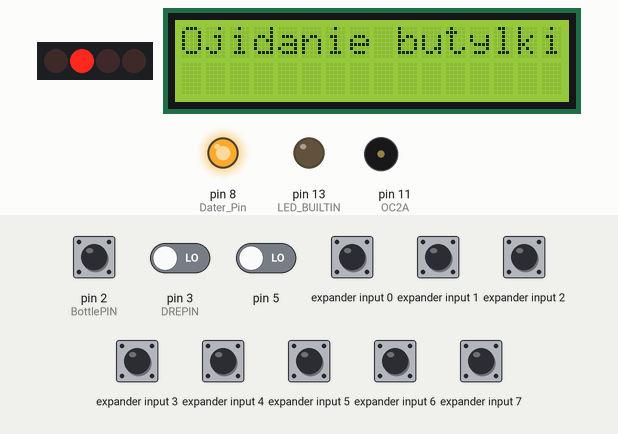
A sketch run on a simulated Arduino Nano, built with avr-gcc and run on an emulated ATmega328P. Parts: 4 port-expander outputs drawn as a row of LEDs (first output left, lit = HIGH), 16×2 character LCD, output pins drawn as LEDs (lit = HIGH), buzzer (waves = sounding). Wiring (inferred from the names in the program): PCF8574 port expander at I2C address 0x26. Wiring (inferred from the signals the program sends): row of LEDs: on Q4, Q5, Q6, Q7; 4×4 keypad with keys 1 2 3 A 4 5 6 B 7 8 9 C * 0 # D (labels assumed): rows Q4, Q5, Q6, Q7; columns Q0, Q1, Q2, Q3. Inputs (shaded band) come from the test bench; at power-on: expander input 0–7 HIGH, pin 2 (BottlePIN), pin 3 (DREPIN), pin 5 LOW. What the sketch prints to the serial monitor is not drawn.

Above: at 1.2 s.
1.3 s: expander input 0 pulled LOW for 0.15 s
4.4 s: pin 2 (BottlePIN) pulled HIGH for 0.15 s
7.5 s: pin 2 (BottlePIN) pulled HIGH for 1 s
11.5 s: pin 2 (BottlePIN) pulled HIGH for 0.15 s
At 12.2 s:
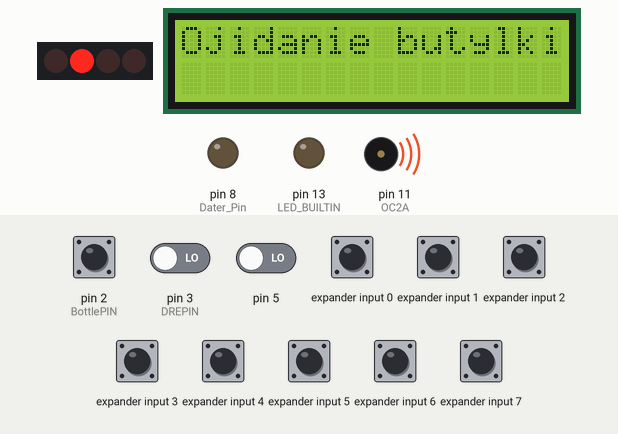
Timing chart, 0 to 14.5 s (numbered marks = the images above; inputs shaded):
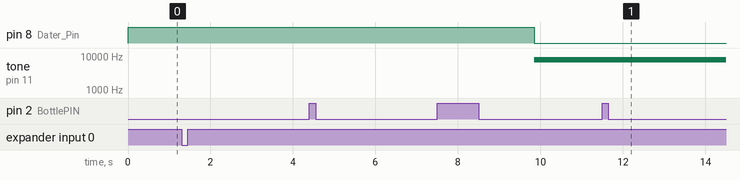

The sketch:

BigEt.ino
```cpp
/* Программа модной разливайки */

#include <Wire.h>                          //  Подключаем библиотеку для работы с шиной I2C
#include <EEPROM.h>
#include <LiquidCrystal_I2C.h>             //  Подключаем библиотеку для работы с LCD дисплеем по шине I2C
#include "keyboard.h"

#define BottlePIN 2 // Пин датчика бутылки
#define DREPIN 3 // Пин датчика разрыва этикетки
#define OC1A  5 // Вход таймера 1 (счётчика)
#define OC2A  11 // Выход таймера 2 (генератора)
#define RunButton 4
#define Dater_Pin 8

#define READY 0
#define DONE 1
#define NOERROR 0
#define ERRNODRE 2
#define ERRMANYBOT 3
#define PODACHA 4
#define ERRQUEUE 5

LiquidCrystal_I2C lcd(0x27,16,2);          //  Объявляем  объект библиотеки, указывая параметры дисплея (адрес I2C = 0x27, количество столбцов = 16, количество строк = 2)

volatile boolean FlagDB = true;
volatile byte ErrNum = NOERROR;
volatile byte Zaderjka_podachi;
volatile byte Skorost_podachi;
volatile byte Max_podacha;
volatile byte Porog_datchika_RE;
volatile byte Vylet_etiketki;
boolean flag_podachi = false;
boolean flag_dre = false;
volatile byte State = READY;
byte key;
unsigned int EditTemp;
char CurrentParam = 0;
unsigned int DPRctr  = 0;
unsigned int ParamValue;
char* Params[] = {
  "Zaderjka podachi",
  "Skorost' podachi",
  "Max podacha",
  "Porog datchika RE",
  "Vylet etiketki"
  };

struct Tusk{
  byte busy = 0;
  unsigned int pause = 0;
  void (*handler)(void);
};

Tusk Queue[4];


byte ParsMaxNum = sizeof(Params)/sizeof(Params[0])-1;

byte getXPosition(unsigned int value)
{
  if (value < 10) return 19;
  if (value < 100) return 18;
  if (value < 1000) return 17;
  if (value < 10000) return 16;
  if (value < 100000) return 15;
}

void printParamValue(unsigned int pv){
  lcd.setCursor(getXPosition(pv), 2);
  lcd.print(pv);
}

void InitTimers(void){
  /* Timer 0 */
  TCCR0A = 0; // Обычный режим.
  OCR0A = 255; //
  TIMSK0 = (1<<OCIE0A); // Прерывание по совпадению.
  TCCR0B = (1<<WGM02) | (1<<CS02) | (0<<CS01) | (1<<CS00); // CRC режим, предделитель 1024.
  /* Timer 1. Сброс управляющих регистров. */
  TCNT1 = 0; // Начальное значение счётчика.
  TCCR1A = 0; // Переход в общий режим. Значение при запуске контроллера: 0b00000001 - режим ШИМ.
  TCCR1B = 0; // Выключение таймера. Значение при запуске контроллера: 0b00000011 - запущен с предделителем 64.
  /* Timer 2. Сброс управляющих регистров. */
  TCCR2A = 0; // Переход в общий режим. Значение при запуске контроллера: 0b00000001 - режим ШИМ.
  TCCR2B = 0; // Выключение таймера. Значение при запуске контроллера: 0b00000100 - запущен с предделителем 64.
}

void Stepper(unsigned int distance, byte speed){
  /*  Timer 1 */
  TCNT1 = 0; // Начальное значение счётчика.
  OCR1A = distance; // Порог сброса счётчика, и генерации прерывания.
  TCCR1B = (1<<WGM12) | (1<<CS12) | (1<<CS11) | (1<<CS10); // CRC режим, внешний источник тактового сигнала.
  TIMSK1 = (1 << OCIE1A); // Включить прерывание по совпадению со счётчиком.
  /* Timer 2 */
  TCNT2 = 0; // Начальное значение счётчика.
  OCR2A  = 255 - speed; // Установка длительности импульсов.
  /*  Режим генерации.
   *  COM2A0=1 - Изменение состояния вывода OC2A на противоположное при совпадении с регистром OCR2A.
   *  WGM22:0=010 - Режим обновления счётчика TCNT2 при совпадении с регистром OCR2A (СRС режим).
   */
  TCCR2A = (1<<COM2A0) | (1<<WGM21);
  TCCR2B = (1<<CS22) | (1<<CS21) | (1<<CS20); // 111 - CLK/1024 / Установка предделителя на 64, и разрешение генерации.
}

// Обработчик прерывания Таймера 1 (счётчик шагов).
ISR(TIMER1_COMPA_vect){
  flag_podachi = false;
  TCCR2B = 0; // Остановка генератора (Таймер 2).
  TIMSK1 = 0; // Выключить прерывания Таймера 1.
  TCCR1B = (0<<CS12) | (0<<CS11) | (0<<CS10); // Выключить таймер 1.
  digitalWrite(Dater_Pin, HIGH); // Датировщик выключен.
  if (flag_dre){
    State = DONE;
    Serial.println("Этикетка подана.");
  } else {
    ErrNum = ERRNODRE;
    Serial.println("Ошибка. Нет сигнала от датчика разрыва этикетки!");
  }
}

void podacha(void)
{
  Serial.println("Начало подачи");
  if (flag_podachi){
    ErrNum = ERRMANYBOT;
    Serial.println("Ошибка. Частая подача бутылки!");
  }else{
    State = PODACHA;
    flag_podachi = true;
    //digitalWrite(LED_BUILTIN, LOW);
    digitalWrite(Dater_Pin, LOW); // Датировщик включен.
    Stepper(Max_podacha, Skorost_podachi);
  }
}

void BSawake(void)
{
  FlagDB = true;
  podacha();
  //attachInterrupt(0, BottleSensor, FALLING); // Назначение обработчика прерывания по падающему фронту на ножке D2.
}

void BottleSensor()
{ // Обработчик датчика бутылки.
  //detachInterrupt(0); // Запретить прерывание от датчика бутылки.
  if (FlagDB){
    FlagDB = false;
    scheduler(82, BSawake);
    //scheduler(Zaderjka_podachi, podacha);
  }
}

void scheduler(unsigned int pause, void (*handler)(void))
{
  /* Ищет свободное место в очереди, и добавляет в неё
   * новое событие от датчика бутылки со значением
   * времени задержи до подачи этикетки.
   */
  byte Qend = sizeof(Queue)/sizeof(Queue[0]);
  for (byte i = 0; i <= Qend; i++){
      Serial.print("scheduler ");
      Serial.print(i);
      Serial.print(" ");
      Serial.print(Queue[i].busy);
      Serial.print(" ");
      Serial.println(Queue[i].pause);
    if (i == Qend){ // Счетчик вышел за пределы очереди.
      ErrNum = ERRQUEUE;
      Serial.println("Ошибка: Очередь заполнена.");
      break;
    }
    if (Queue[i].busy == 0){ // Первая попавшаяся ячейка пуста.
      Queue[i].busy = 1;
      Queue[i].pause = pause;
      Queue[i].handler = handler;
      break;
    }
  }
}

// Обработчик прерывания Таймера 0 (системный таймер).
ISR(TIMER0_COMPA_vect){
  byte Qend = sizeof(Queue)/sizeof(Queue[0]);
  for (byte i = 0; i < Qend; i++){
    if (Queue[i].busy == 1){
      if (Queue[i].pause == 0){
        Queue[i].busy = 0;
        Queue[i].handler();
      } else {
        Queue[i].pause--;
      }
    }
  }
}

void setup(){
  Serial.begin(9600);
  pinMode(13, OUTPUT);
  pinMode (Dater_Pin, OUTPUT);   // Выход датировщика.
  digitalWrite(Dater_Pin, HIGH); // Датировщик выключен.
  //Wire.begin();
  lcd.init();                            //  Инициируем работу с LCD дисплеем
  lcd.backlight();                       //  Включаем подсветку LCD дисплея
  pinMode(RunButton, INPUT);
  pinMode (OC2A, OUTPUT); // Выход Таймера 2.
  pinMode(BottlePIN, INPUT); // Датчик бутылки
  pinMode(DREPIN, INPUT);
  pinMode (LED_BUILTIN, OUTPUT);
  InitTimers();
}

void loop(){

  Menu_Draw:

    lcd.clear();
    lcd.setCursor(6, 0);
    lcd.print("MENU");
    lcd.setCursor(0, 1);
    lcd.print(CurrentParam+1);
    lcd.print(".");
    lcd.print(Params[CurrentParam]);
    EEPROM.get(CurrentParam*sizeof(ParamValue), ParamValue);
    printParamValue(ParamValue);

  Menu_Wait:

    byte key = get_key();
    if (key == _Null_){
      goto Menu_Wait;
    } else
    if (key == _C_){
      CurrentParam++;
      if (CurrentParam > ParsMaxNum) CurrentParam = 0;
      goto Menu_Draw;
    } else
    if (key == _D_){
      CurrentParam--;
      if (CurrentParam < 0) CurrentParam = ParsMaxNum;
      goto Menu_Draw;
    } else
    if (key == _Sharp_){
      goto Edit_Draw;
    } else
    if (key == _Star_){
      goto Start;
    } else {
      goto Menu_Wait;
    }

  Edit_Draw:

    lcd.clear();
    lcd.setCursor(8, 0);
    lcd.print("EDIT");
    lcd.setCursor(0, 1);
    lcd.print(Params[CurrentParam]);
    lcd.setCursor(0, 2);
    lcd.print(">");
    printParamValue(ParamValue);

  Edit_Wait:

    key = get_key();
    EditTemp;
    if (key == _Null_){
      goto Edit_Wait;
    } else
    if (key < 10){
      long tmp = (long)ParamValue*10 + key;
      ParamValue = (tmp > 65535) ? 65535 : (unsigned int)tmp;
      goto Edit_Draw;
    } else
    if (key == _A_){
      ParamValue++;
      goto Edit_Draw;
    } else
    if (key == _B_){
      ParamValue--;
      goto Edit_Draw;
    } else
    if (key == _Sharp_){
      ParamValue /= 10;
      goto Edit_Draw;
    } else
    if (key == _Star_){
      EEPROM.put(CurrentParam * sizeof(ParamValue), ParamValue);
      goto Menu_Draw;
    } else {
      goto Edit_Wait;
    }

  Start:

    lcd.clear();
    lcd.setCursor(0, 0);
    lcd.print("Ojidanie butylki");
    lcd.setCursor(0, 1);
    EEPROM.get(0, Zaderjka_podachi);
    EEPROM.get(2, Skorost_podachi);
    EEPROM.get(4, Max_podacha);
    EEPROM.get(6, Porog_datchika_RE);
    EEPROM.get(8, Vylet_etiketki);
    State = READY;
    attachInterrupt(0, BottleSensor, FALLING); // Назначение обработчика прерывания по падающему фронту на ножке D2.

  Ojidanie_butylki:

    if (State == PODACHA){
      lcd.clear();
      lcd.setCursor(0, 0);
      lcd.print("Ojidanie DRE");
      goto Ojidanie_DRE;
    }

    if (ErrNum != NOERROR){
      goto Error;
    }

    key = get_key();
    if (key == _Sharp_){
      goto Stop;
    }
    goto Ojidanie_butylki;

  Ojidanie_DRE:

    if (!digitalRead(3)){
      flag_dre = true;
      /*  Timer 1 */
      TCNT1 = 0; // Начальное значение счётчика.
      OCR1A = Vylet_etiketki; // Порог сброса счётчика, и генерации прерывания.
      lcd.clear();
      lcd.setCursor(0, 0);
      lcd.print("Podacha vyleta");
      goto Podacha_vyleta;
    }

    if (ErrNum != NOERROR){
      goto Error;
    }

    key = get_key();
    if (key == _Sharp_){
      goto Stop;
    }
    goto Ojidanie_DRE;

  Podacha_vyleta:

    if (State == DONE){
      lcd.clear();
      lcd.setCursor(0, 0);
      lcd.print("Gotovo");
      goto Start;
    }

    key = get_key();
    if (key == _Sharp_){
      goto Stop;
    }
    goto Podacha_vyleta;

  Error:

    detachInterrupt(0);
    lcd.clear();
    lcd.setCursor(0, 0);
    lcd.print("ERROR:");
    lcd.setCursor(0, 1);
    if (ErrNum == ERRNODRE){
      lcd.print("Net signala ot DRE");
    } else
    if (ErrNum == ERRMANYBOT){
      lcd.print("Chast. podacha but.");
    } else
    if (ErrNum == ERRQUEUE){
      lcd.print("Ochered' zapolnena");
    }
    ErrNum = NOERROR;

  WaitSharp:

    key = get_key();
    if (key == _Sharp_){
      goto Menu_Draw;
    }
    goto WaitSharp;

  Stop:
    detachInterrupt(0);
    goto Menu_Draw;
}
```

keyboard.h
```cpp
//#include <Wire.h>

#define  address    0x26

#define  row_1        0b11101111
#define  row_2        0b11011111
#define  row_3        0b10111111
#define  row_4        0b01111111
#define  column_no    0b11111111
#define  column_1     0b11111110
#define  column_2     0b11111101
#define  column_3     0b11111011
#define  column_4     0b11110111

#define _A_       10
#define _B_       11
#define _C_       12
#define _D_       13
#define _Star_    14
#define _Sharp_   15
#define _Null_    255
#define _Error_   250

byte read_port(byte row);

 /*
void setup(){
    Wire.begin();
    Serial.begin(9600);
}

void loop(){
  byte i = get_key();
  if (i != _Null_) Serial.println(i);
}
*/

byte read_port(byte adr, byte row){

  // Передача данных по I2C в PCF8574T.
  Wire.beginTransmission(adr);  // Начало процедуры передачи.
  Wire.write(0xFF);             // Добавить в очередь для отправки байт конфигурации порта с подтяжкой всех пинов к плюсу..
  Wire.write(row);              // Добавить в очередь для отправки байт конфигурации порта с нужным номером строки.
  Wire.endTransmission();       // Отправить данные из очереди, и завершить передачу.

  // Чтение данных по I2C из PCF8574T.
  Wire.requestFrom(adr, 1);     // Запросить 1 байт у устройства с адресом adr
  return Wire.read();           // Прочесть и вернуть байт состояния порта.

}

byte get_key(){

  byte input;
  byte key = _Null_;
  static byte old_key;

  input = read_port(address, row_1) | 0xF0;
  if      (input == column_no) {;}
  else if (input == column_1) key = 1;
  else if (input == column_2) key = 2;
  else if (input == column_3) key = 3;
  else if (input == column_4) key = _A_;
  else key = _Error_;

  input = read_port(address, row_2) | 0xF0;
  if      (input == column_no) {;}
  else if (input == column_1) key = 4;
  else if (input == column_2) key = 5;
  else if (input == column_3) key = 6;
  else if (input == column_4) key = _B_;
  else key = _Error_;

  input = read_port(address, row_3) | 0xF0;
  if      (input == column_no) {;}
  else if (input == column_1) key = 7;
  else if (input == column_2) key = 8;
  else if (input == column_3) key = 9;
  else if (input == column_4) key = _C_;
  else key = _Error_;

  input = read_port(address, row_4) | 0xF0;
  if      (input == column_no) {;}
  else if (input == column_1) key = _Star_;
  else if (input == column_2) key = 0;
  else if (input == column_3) key = _Sharp_;
  else if (input == column_4) key = _D_;
  else key = _Error_;

  if (old_key == _Null_ && key != _Null_){
    old_key = key;
    return key;
  }else{
    old_key = key;
    return _Null_;
  }

}
```

Measured:
- after the input at 1.3 s, every drawn part: stays the same
- after the input at 7.5 s, pin 8 (Dater_Pin): HIGH → LOW after 2.4 s; tone on pin 11 (OC2A): silent → 7813 Hz after 2.4 s
- after the input at 11.5 s, every drawn part: stays the same
